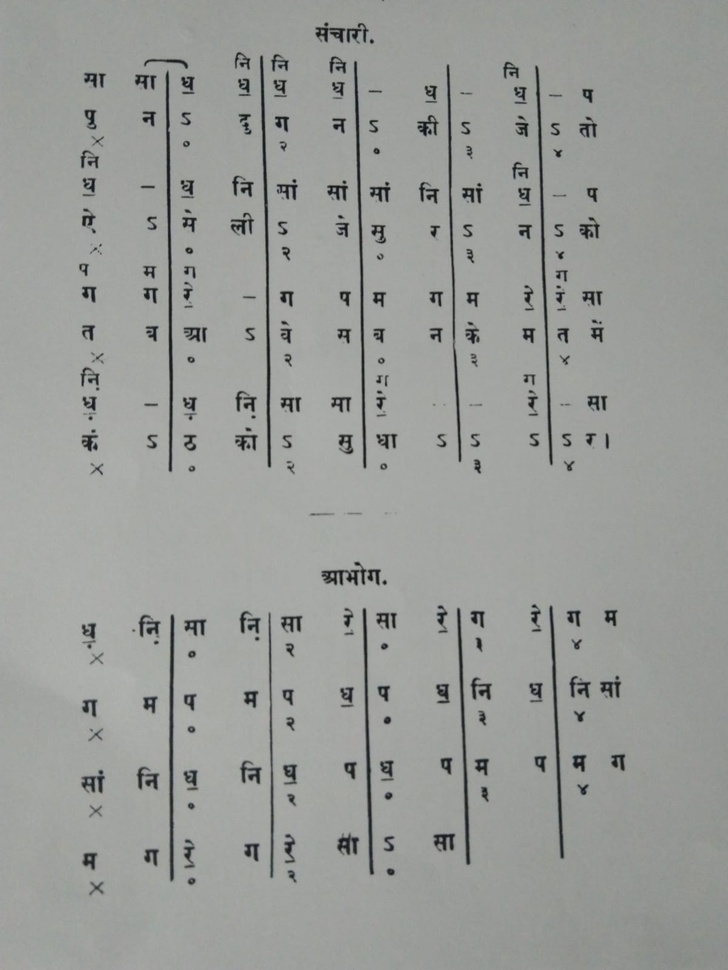
#> input picture part1.jpeg, 728 x 970 px, shrunk from 1200 x 1599 before the run
$ jupyter execute 'Text Extraction.ipynb'
#> lines starting #> are read from the running program, lines starting #| are printed output that depends on the picture; after the words box and inside, x2 and y2 are one past the last pixel; in counts of white or black regions, pixels touching at a corner belong together
[cell 1]
import pandas as pd
import numpy as np
import matplotlib.pyplot as plt

[cell 2]
import pathlib
import cv2
import os
import sys
import PIL.Image as Image

[cell 3]
# IMAGE_SHAPE = (1200, 1200)
notes = cv2.imread("part1.jpeg", cv2.IMREAD_GRAYSCALE)
#> notes: shape (970, 728); min 13, max 180, mean 155.2
notes = cv2.cvtColor(notes, cv2.COLOR_BGR2RGB)
#> notes: shape (970, 728, 3)
notes

[cell 4]
_ , bin_notes = cv2.threshold(notes, 120, 255, cv2.THRESH_BINARY)
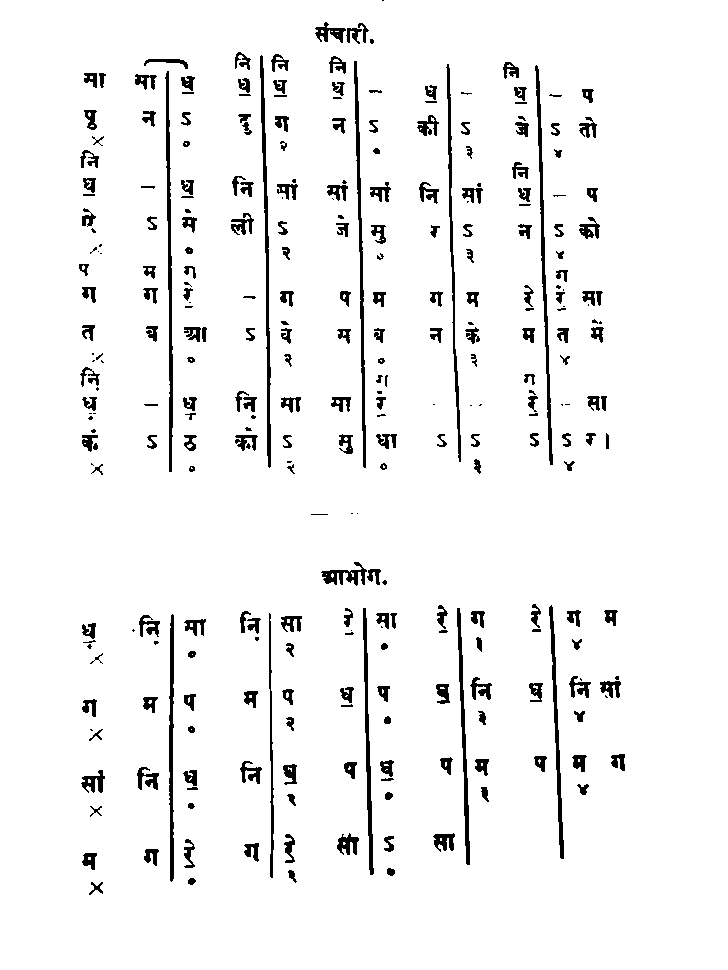
#> bin_notes: shape (970, 728, 3); 95% white; 305 black regions (66 under 20 px), largest, box (x1, y1, x2, y2) and area: (260, 55, 271, 468) 1391, (165, 71, 173, 472) 1372, (535, 65, 553, 465) 1350

[cell 5]
plt.matshow(bin_notes)

[cell 6]
cv2.imwrite('binary_file.jpeg', bin_notes )
#> Out = True
